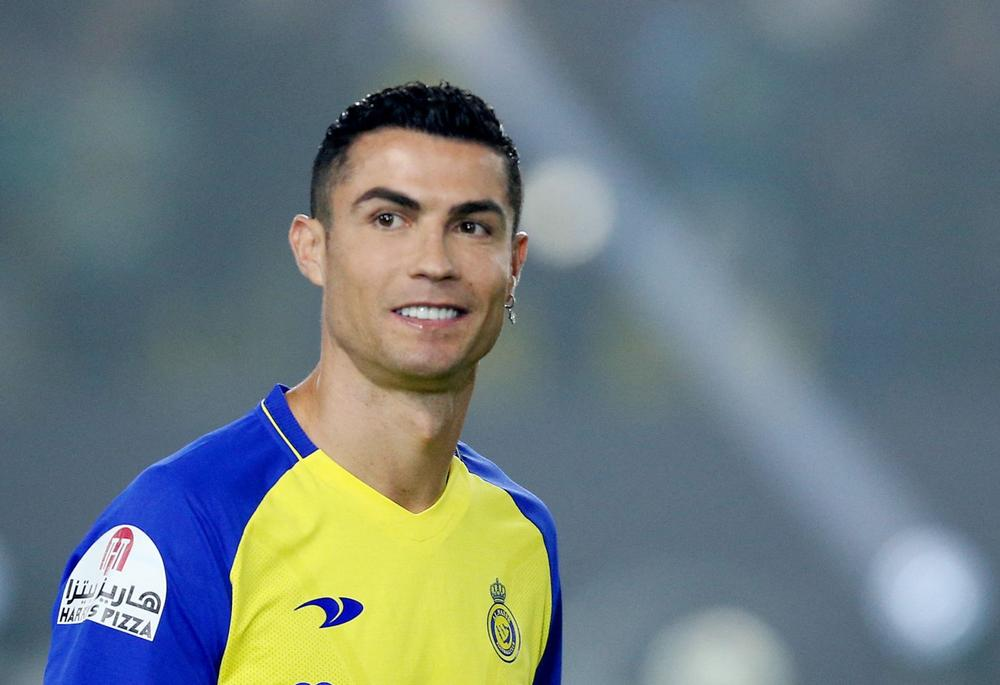
%> input picture siuu.jpg, 1000 x 685 px
$ octave kernel_filter.m   (GNU Octave 9; MATLAB toolbox functions it lacks are replaced by stand-ins)
%> lines starting %> are read from the running program, lines starting %| are printed output that depends on the picture
clear;
clc;
clf;
close all;

my_img=imread('siuu.jpg');
%> my_img is the input picture: size 685x1000x3 uint8; mean R, G, B 110, 123.4, 126

R = my_img(:,:,1);
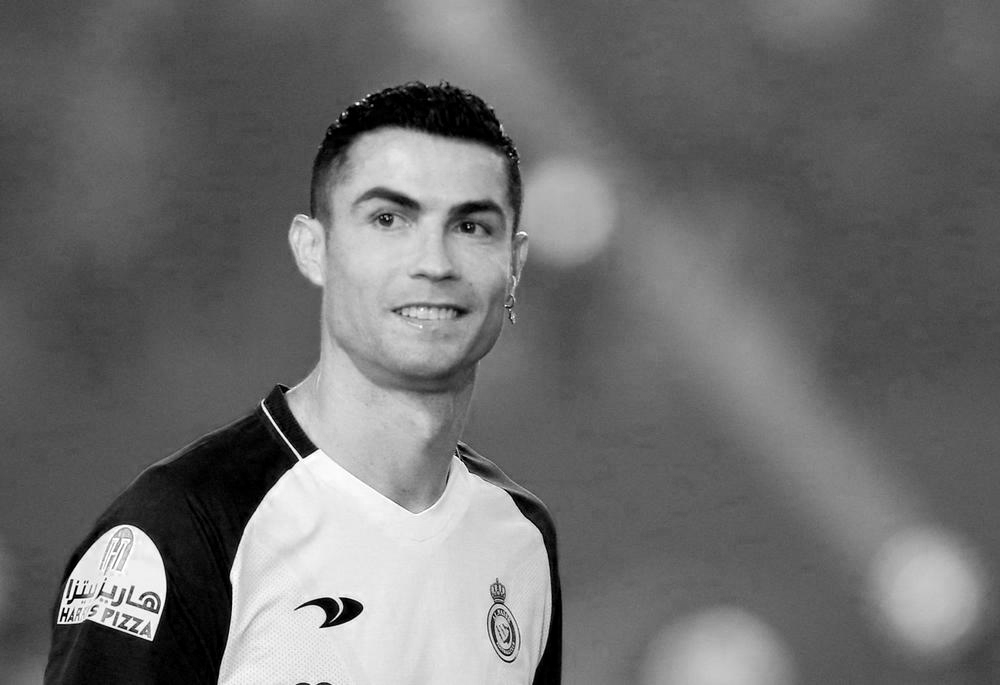
%> R: size 685x1000 uint8; min 0, max 255, mean 110
G = my_img(:,:,2);
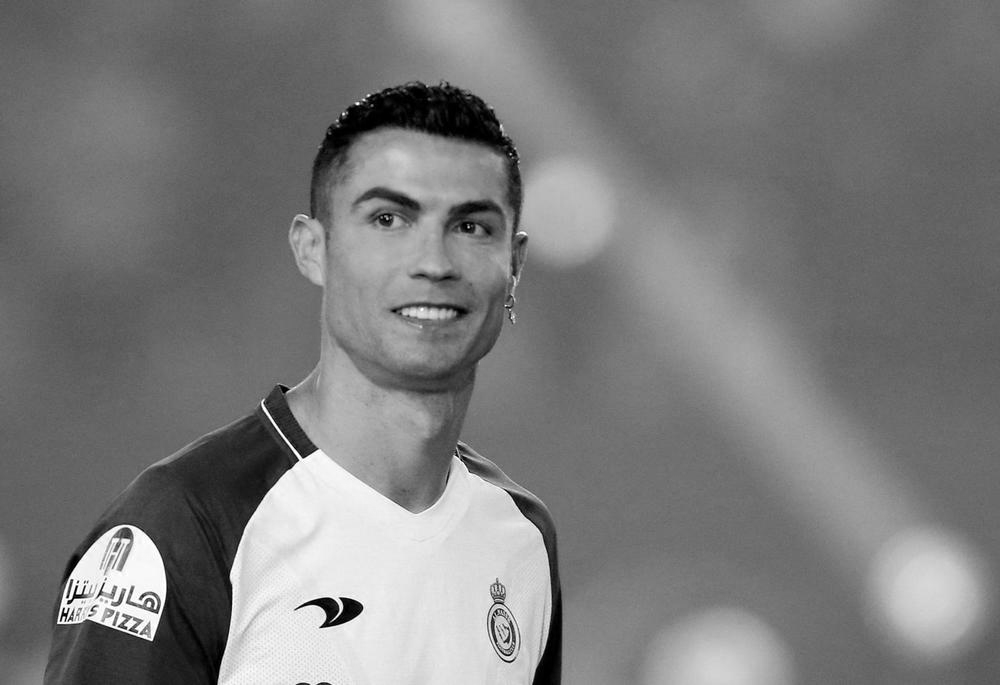
%> G: size 685x1000 uint8; min 0, max 255, mean 123.4
B = my_img(:,:,3);
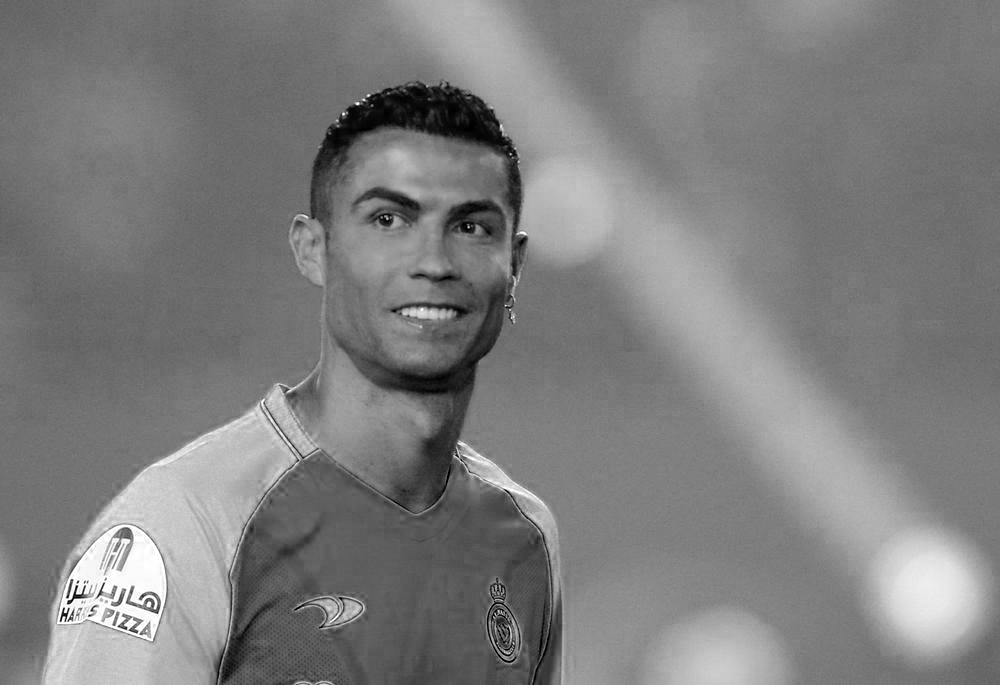
%> B: size 685x1000 uint8; min 0, max 255, mean 126
my_img = 0.298936*R + 0.587043*G + 0.114021*B;
%> my_img: size 685x1000 uint8

##figure;
imshow(my_img);
title("Input image");

% [11 lines of commented-out code are left out]
filter = "sobel"
kx= 1/4*[1 ,0 ,-1; 2,0,-2; 1, 0 ,-1];
ky= 1/4*[1,2,1; 0,0, 0; -1, -2 ,-1];

H = conv2(im2double(my_img),kx,'same');
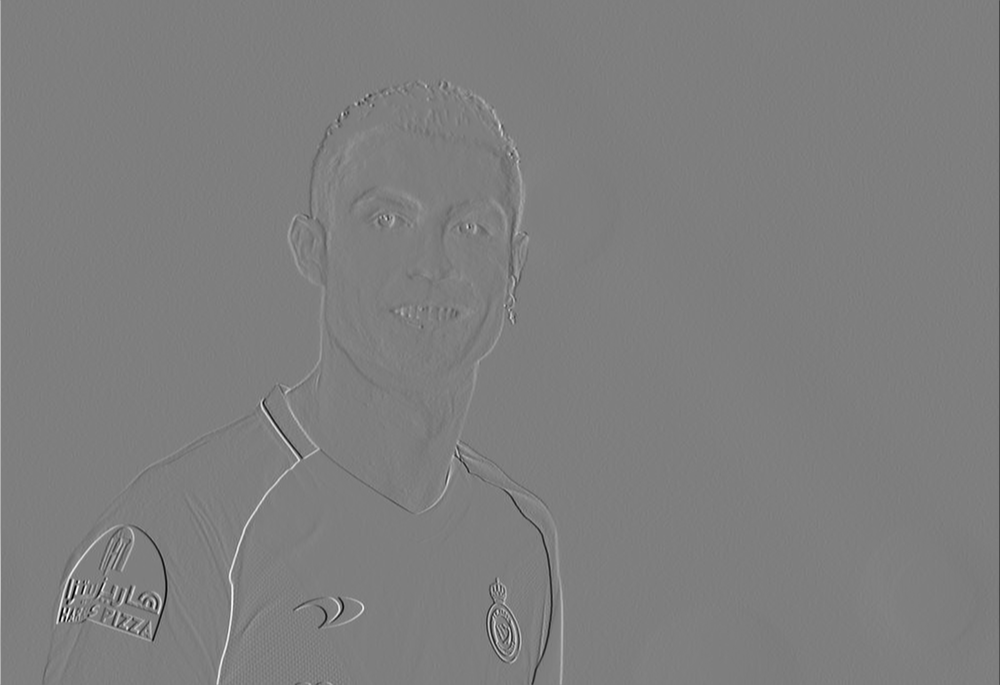
%> H: size 685x1000 double; min -0.944, max 0.955, mean 2.88e-06; drawn with min black and max white
V = conv2(im2double(my_img),ky,'same');

E = sqrt(H.*H); % filter by x
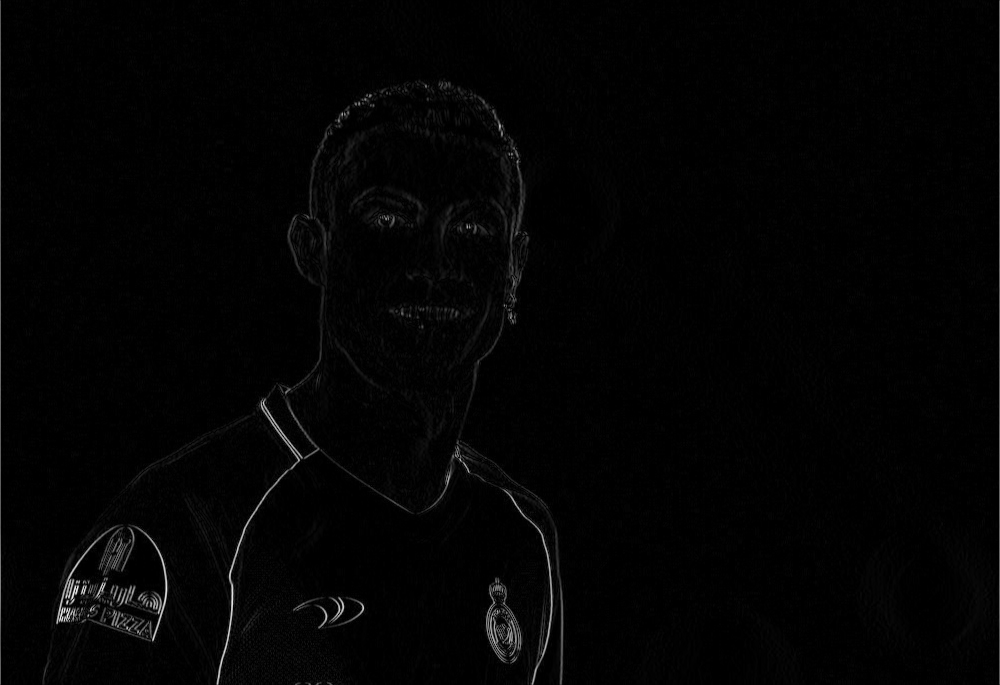
%> E: size 685x1000 double; min 0, max 0.955, mean 0.0147
figure;
imshow(E, []);
title("filter by x");

E = sqrt(V.*V); % filter by y
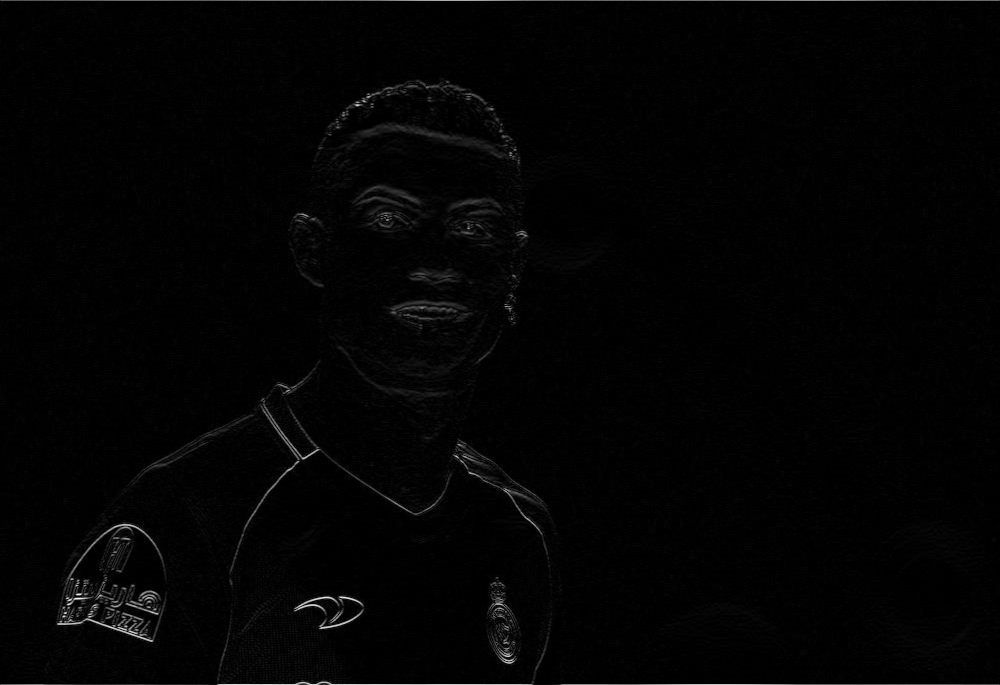
%> E: size 685x1000 double; min 0, max 0.975, mean 0.0145
figure;
imshow(E, []);
title("filter by y");


E = sqrt(H.*H + V.*V); % or sqrt(H.^2+V.^2)
figure;
imshow(E, []);
title(strcat(filter, " filter"));
